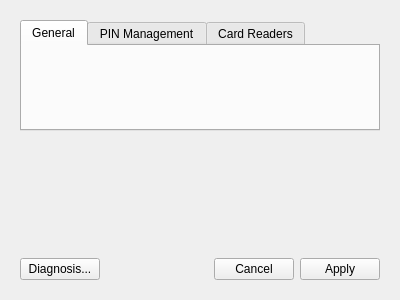
<?xml version="1.0" encoding="UTF-8"?>
<ui version="4.0">
 <class>SettingsWidget</class>
 <widget class="QWidget" name="SettingsWidget">
  <property name="geometry">
   <rect>
    <x>0</x>
    <y>0</y>
    <width>400</width>
    <height>300</height>
   </rect>
  </property>
  <layout class="QVBoxLayout" name="verticalLayout">
   <property name="leftMargin">
    <number>20</number>
   </property>
   <property name="topMargin">
    <number>20</number>
   </property>
   <property name="rightMargin">
    <number>20</number>
   </property>
   <property name="bottomMargin">
    <number>20</number>
   </property>
   <item>
    <widget class="QTabWidget" name="settingsTabWidget">
     <property name="currentIndex">
      <number>0</number>
     </property>
     <widget class="governikus::GeneralSettingsWidget" name="generalTab">
      <attribute name="title">
       <string>General</string>
      </attribute>
     </widget>
     <widget class="governikus::PinSettingsWidget" name="pinTab">
      <attribute name="title">
       <string>PIN Management</string>
      </attribute>
     </widget>
     <widget class="governikus::ReaderDeviceWidget" name="readerDeviceTab">
      <attribute name="title">
       <string>Card Readers</string>
      </attribute>
     </widget>
    </widget>
   </item>
   <item>
    <spacer name="verticalSpacer_5">
     <property name="orientation">
      <enum>Qt::Vertical</enum>
     </property>
     <property name="sizeHint" stdset="0">
      <size>
       <width>20</width>
       <height>121</height>
      </size>
     </property>
    </spacer>
   </item>
   <item>
    <widget class="QWidget" name="buttonGroupWidget" native="true">
     <layout class="QHBoxLayout" name="horizontalLayout_2">
      <property name="leftMargin">
       <number>0</number>
      </property>
      <property name="topMargin">
       <number>0</number>
      </property>
      <property name="rightMargin">
       <number>0</number>
      </property>
      <property name="bottomMargin">
       <number>0</number>
      </property>
      <item>
       <widget class="QPushButton" name="diagnosisButton">
        <property name="text">
         <string>Diagnosis...</string>
        </property>
       </widget>
      </item>
      <item>
       <spacer name="horizontalSpacer_7">
        <property name="orientation">
         <enum>Qt::Horizontal</enum>
        </property>
        <property name="sizeHint" stdset="0">
         <size>
          <width>40</width>
          <height>20</height>
         </size>
        </property>
       </spacer>
      </item>
      <item>
       <widget class="QPushButton" name="cancelButton">
        <property name="text">
         <string>Cancel</string>
        </property>
       </widget>
      </item>
      <item>
       <widget class="QPushButton" name="applyButton">
        <property name="text">
         <string>Apply</string>
        </property>
       </widget>
      </item>
     </layout>
    </widget>
   </item>
  </layout>
 </widget>
 <customwidgets>
  <customwidget>
   <class>governikus::GeneralSettingsWidget</class>
   <extends>QWidget</extends>
   <header>GeneralSettingsWidget.h</header>
   <container>1</container>
  </customwidget>
  <customwidget>
   <class>governikus::PinSettingsWidget</class>
   <extends>QWidget</extends>
   <header>PinSettingsWidget.h</header>
   <container>1</container>
  </customwidget>
  <customwidget>
   <class>governikus::ReaderDeviceWidget</class>
   <extends>QWidget</extends>
   <header>ReaderDeviceWidget.h</header>
   <container>1</container>
  </customwidget>
 </customwidgets>
 <resources/>
 <connections/>
</ui>
